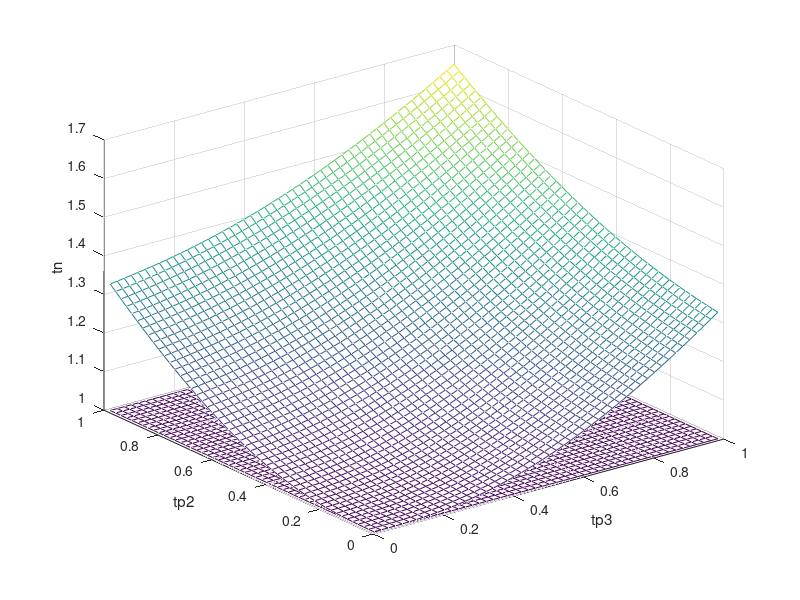

Write MATLAB code to recreate this figure.
clc
clear all

% choice = input('pi/pid_3d/pid_2d:','s');
choice = 'pi';
switch lower(choice)
    case 'pi'
        Tp1 = 1;
        Tp2 = 0.01:0.02:1;
        Tp3 = 0.01:0.02:1;
        tp2 = Tp2 / Tp1  ;
        tp3 = Tp3 / Tp1  ;
        Tp2length = length(Tp2);
        Tp3length = length(Tp3);
        kp = 3;
        outerloop = length(Tp2);
        innerloop = length(Tp3);
        w1 = zeros(outerloop,innerloop);
        w2 = zeros(outerloop,innerloop);
        w3 = zeros(outerloop,innerloop);
        numtn = zeros(outerloop,innerloop);
        dentn = zeros(outerloop,innerloop);
        tn = zeros(outerloop,innerloop);
        ti = zeros(outerloop,innerloop);

            for i=1:outerloop
                for j=1:innerloop
                    w1(i,j) = (Tp1 + Tp2(i) + Tp3(j))/Tp1                      ;
                    w2(i,j) = (Tp1*Tp3(j) + Tp1*Tp2(i) + Tp2(i)*Tp3(j))/(Tp1^2);
                    w3(i,j) = Tp1*Tp2(i)*Tp3(j)/(Tp1^3)                        ;
                    numtn(i,j) = w1(i,j)^3 + w3(i,j) - 2*w1(i,j)*w2(i,j)       ;
                    dentn(i,j) = w1(i,j)^2 - w2(i,j)                           ;
                    tn(i,j) = numtn(i,j) /dentn(i,j)                           ;
                    ti(i,j) = 2*kp*(w1(i,j) -tn(i,j) )                         ;
                end
            end
        unity = ones(outerloop,innerloop);
        sizetn = size(tn);
        x_un = ones(innerloop);
        figure(1)
        mesh(tp3,tp2,tn)
        hold on
        mesh(tp3,tp2,unity)
        xlabel('tp3')
        ylabel('tp2')
        zlabel('tn')
    case 'pid_3d'
        Tp1 = 1;
        Tp2 = input('Tp2 = ');
        Tp3 = 0.01:0.01:3;
        Tp4 = 0.01:0.01:2;
        tp1 = Tp1 / Tp1  ;
        tp2 = Tp2 / Tp1  ;
        tp3 = Tp3 / Tp1  ;
        tp4 = Tp4 / Tp1  ;
        kp = 3           ;
        outerloop = length(Tp3);
        innerloop = length(Tp4);
        p1 = zeros(outerloop,innerloop);
        p2 = zeros(outerloop,innerloop);
        p3 = zeros(outerloop,innerloop);
        p4 = zeros(outerloop,innerloop);
        A1 = zeros(outerloop,innerloop);
        B1 = zeros(outerloop,innerloop);
        C1 = zeros(outerloop,innerloop);
        A2 = zeros(outerloop,innerloop);
        B2 = zeros(outerloop,innerloop);
        C2 = zeros(outerloop,innerloop);
        y  = zeros(outerloop,innerloop);
        x  = zeros(outerloop,innerloop);
            for i=1:outerloop
                for j=1:innerloop
                    p1(i,j) = tp1 + tp2 + tp3(i) + tp4(j);
                    p2(i,j) = tp1*tp2 + tp1*tp3(i) + tp1*tp4(j) +...
                              tp2*tp3(i) + tp2*tp4(j) + ...
                              tp3(i)*tp4(j);
                    p3(i,j) = tp1*tp2*tp3(i) + tp1*tp2*tp4(j) + ...
                              tp1*tp3(i)*tp4(j) + ...
                              tp2*tp3(i)*tp4(j) ;
                    p4(i,j) = tp1 * tp2 * tp3(i) * tp4(j);

                    A1(i,j) = p1(i,j)^2 - p2(i,j);
                    B1(i,j) = -p1(i,j)           ;
                    C1(i,j) = p1(i,j)*(p1(i,j)^2 - 2*p2(i,j)) + p3(i,j);
                    A2(i,j) = p2(i,j)^2 - 2*p1(i,j)*p3(i,j) + p4(i,j)  ;
                    B2(i,j) = p3(i,j);
                    C2(i,j) = p1(i,j)*(p2(i,j)^2 - 2*p1(i,j)*p3(i,j) + 2*p4(i,j));

                    y(i,j)  = (A1(i,j)*C2(i,j) - A2(i,j)*C1(i,j))/(A1(i,j)*B2(i,j) - A2(i,j)*B1(i,j));              
                    x(i,j)  = (C1(i,j) - B1(i,j)*y(i,j))/A1(i,j); 
                end
            end
        unity = zeros(outerloop,innerloop)    ;
        unity_ones = ones(outerloop,innerloop);
        x_un = ones(innerloop);
        figure(1)
        mesh(tp4,tp3,y)
        hold on
        mesh(tp4,tp3,unity)
        hold on
        mesh(tp4,tp3,x)
        hold on
        mesh(tp4,tp3,unity_ones)
    otherwise
        

            tp1 = 1;
            tp2 = 0.001:0.001:2;
            tp3 = 0.5 ;
            tp4 = 0.05;

            kp = 1           ;
            outerloop = length(tp2);
            p1 = zeros(outerloop,1);
            p2 = zeros(outerloop,1);
            p3 = zeros(outerloop,1);
            A1 = zeros(outerloop,1)  ;
            B1 = zeros(outerloop,1)  ;
            C1 = zeros(outerloop,1)  ;
            A2 = zeros(outerloop,1)  ;
            B2 = zeros(outerloop,1)  ;
            C2 = zeros(outerloop,1)  ;
            y  = zeros(outerloop,1)  ;
            x  = zeros(outerloop,1)  ;
            D  = zeros(outerloop,1)  ;
            tn = zeros(outerloop,1)  ;
            tv = zeros(outerloop,1)  ;
            ti_pid = zeros(outerloop,1)  ;
            zeroLine = zeros(outerloop,1);
            j = 1;
            
            for i = 1:outerloop
                p1(i) = tp1 + tp2(i) + tp3               ;
                p2(i) = tp1*tp2(i) + tp1*tp3 + tp2(i)*tp3;
                p3(i) = tp1 * tp2(i) * tp3               ;

                A1(i) = p1(i)^2 - p2(i);
                B1(i) = -p1(i)           ;
                C1(i) = p1(i)*(p1(i)^2 - 2*p2(i)) + p3(i);

                A2(i) = p2(i)^2 - 2*p1(i)*p3(i);
                B2(i) = p3(i);
                C2(i) = p1(i)*(p2(i)^2 - 2*p1(i)*p3(i));
                y(i)  = (A1(i)*C2(i) - A2(i)*C1(i))/(A1(i)*B2(i) - A2(i)*B1(i));              
                x(i)  = (C1(i) - B1(i)*y(i))/A1(i);
                D(i) = x(i)^2 - 4*y(i); 
                tn1 = ( x(i) + sqrt(D(i)) ) / 2 ;
                tn2 = ( x(i) - sqrt(D(i)) ) / 2 ;
                 if isreal(tn1) == 0 && isreal(tn2) == 0
                    if tn1 > 0
                       tn(i) = tn1;
                    else
                       tn(i) = tn2;
                    end

                 else
                     tn(i) = tn1;
                 end

                 tv(i) = y(i)/ tn(i) ; 
                
                 if D(i) < 0
                        i_nit(j) = i;
                        j = j + 1   ;
                        y(i)  = y(i);              
                        x(i)  = x(i); 
                 else
                        y(i)  = 0;              
                        x(i)  = 0; 
                 end
%             ti_3(i) = 2*kp*(q1(i) - z1 - x3(i));
            %I Control     
                 
            end
            i = i + 1;
         
            figure(1)
            str = i_nit(1)        ;
            endpl = str + length(i_nit) - 1;
%             plot(tp3(str:endpl),x(str:endpl),'r',tp3(str:endpl),y(str:endpl),'b',tp3,D,'g','LineWidth',2)
            plot(tp2(1:str),tn(1:str),'r--',tp2(1:str),tv(1:str),'k',tp2,D,'g-.','LineWidth',2.5)
%             plot(tp3,ti_3,'r','LineWidth',2)
            current_line_up = zeros(outerloop,1)  ;
            grid
            hold on
            plot(tp2(endpl:outerloop),tn(endpl:outerloop),'r--',tp2(endpl:outerloop),tv(endpl:outerloop),'k',tp2,D,'g-.','LineWidth',2.5)
            hold on          
end